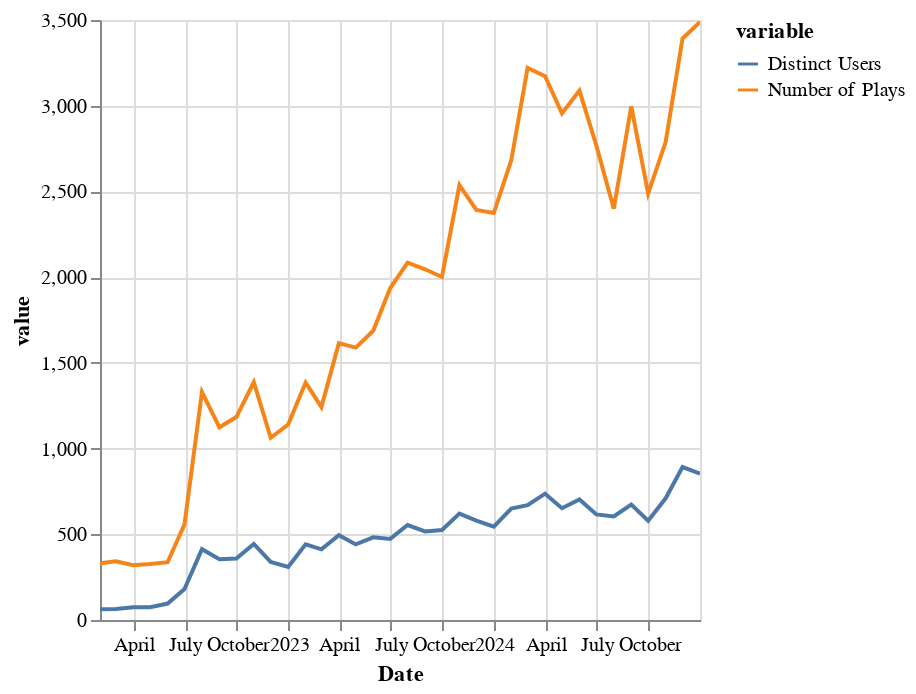

Source (notebook cell):
### Code cell
df.unpivot(
    ['Distinct Users', 'Number of Plays'],
    index='Date'
).plot.line(
    x='Date',
    y='value',
    color='variable'
)

### Figure 1 — Vega-Lite specification as saved in the notebook (floating-point values rounded to 4 significant figures)
{"config": {"view": {"continuousWidth": 300, "continuousHeight": 300}}, "data": {"name": "data-4b20a0650d117f697f4aa673235fc64b"}, "mark": {"type": "line", "tooltip": true}, "encoding": {"color": {"field": "variable", "type": "nominal"}, "x": {"field": "Date", "type": "temporal"}, "y": {"field": "value", "type": "quantitative"}}, "params": [{"name": "param_2", "select": {"type": "interval", "encodings": ["x", "y"]}, "bind": "scales"}], "$schema": "https://vega.github.io/schema/vega-lite/v5.20.1.json", "datasets": {"data-4b20a0650d117f697f4aa673235fc64b": [{"Date": "2024-12-31T00:00:00", "variable": "Distinct Users", "value": 854}, {"Date": "2024-11-30T00:00:00", "variable": "Distinct Users", "value": 892}, {"Date": "2024-10-31T00:00:00", "variable": "Distinct Users", "value": 710}, {"Date": "2024-09-30T00:00:00", "variable": "Distinct Users", "value": 579}, {"Date": "2024-08-31T00:00:00", "variable": "Distinct Users", "value": 673}, {"Date": "2024-07-31T00:00:00", "variable": "Distinct Users", "value": 604}, {"Date": "2024-06-30T00:00:00", "variable": "Distinct Users", "value": 616}, {"Date": "2024-05-31T00:00:00", "variable": "Distinct Users", "value": 703}, {"Date": "2024-04-30T00:00:00", "variable": "Distinct Users", "value": 652}, {"Date": "2024-03-31T00:00:00", "variable": "Distinct Users", "value": 737}, {"Date": "2024-02-29T00:00:00", "variable": "Distinct Users", "value": 670}, {"Date": "2024-01-31T00:00:00", "variable": "Distinct Users", "value": 650}, {"Date": "2023-12-31T00:00:00", "variable": "Distinct Users", "value": 544}, {"Date": "2023-11-30T00:00:00", "variable": "Distinct Users", "value": 580}, {"Date": "2023-10-31T00:00:00", "variable": "Distinct Users", "value": 621}, {"Date": "2023-09-30T00:00:00", "variable": "Distinct Users", "value": 525}, {"Date": "2023-08-31T00:00:00", "variable": "Distinct Users", "value": 517}, {"Date": "2023-07-31T00:00:00", "variable": "Distinct Users", "value": 554}, {"Date": "2023-06-30T00:00:00", "variable": "Distinct Users", "value": 473}, {"Date": "2023-05-31T00:00:00", "variable": "Distinct Users", "value": 482}, {"Date": "2023-04-30T00:00:00", "variable": "Distinct Users", "value": 441}, {"Date": "2023-03-31T00:00:00", "variable": "Distinct Users", "value": 495}, {"Date": "2023-02-28T00:00:00", "variable": "Distinct Users", "value": 412}, {"Date": "2023-01-31T00:00:00", "variable": "Distinct Users", "value": 442}, {"Date": "2022-12-31T00:00:00", "variable": "Distinct Users", "value": 310}, {"Date": "2022-11-30T00:00:00", "variable": "Distinct Users", "value": 339}, {"Date": "2022-10-31T00:00:00", "variable": "Distinct Users", "value": 444}, {"Date": "2022-09-30T00:00:00", "variable": "Distinct Users", "value": 359}, {"Date": "2022-08-31T00:00:00", "variable": "Distinct Users", "value": 354}, {"Date": "2022-07-31T00:00:00", "variable": "Distinct Users", "value": 413}, {"Date": "2022-06-30T00:00:00", "variable": "Distinct Users", "value": 180}, {"Date": "2022-05-31T00:00:00", "variable": "Distinct Users", "value": 96}, {"Date": "2022-04-30T00:00:00", "variable": "Distinct Users", "value": 75}, {"Date": "2022-03-31T00:00:00", "variable": "Distinct Users", "value": 74}, {"Date": "2022-02-28T00:00:00", "variable": "Distinct Users", "value": 64}, {"Date": "2022-01-31T00:00:00", "variable": "Distinct Users", "value": 63}, {"Date": "2024-12-31T00:00:00", "variable": "Number of Plays", "value": 3488}, {"Date": "2024-11-30T00:00:00", "variable": "Number of Plays", "value": 3392}, {"Date": "2024-10-31T00:00:00", "variable": "Number of Plays", "value": 2788}, {"Date": "2024-09-30T00:00:00", "variable": "Number of Plays", "value": 2488}, {"Date": "2024-08-31T00:00:00", "variable": "Number of Plays", "value": 2996}, {"Date": "2024-07-31T00:00:00", "variable": "Number of Plays", "value": 2399}, {"Date": "2024-06-30T00:00:00", "variable": "Number of Plays", "value": 2768}, {"Date": "2024-05-31T00:00:00", "variable": "Number of Plays", "value": 3088}, {"Date": "2024-04-30T00:00:00", "variable": "Number of Plays", "value": 2955}, {"Date": "2024-03-31T00:00:00", "variable": "Number of Plays", "value": 3172}, {"Date": "2024-02-29T00:00:00", "variable": "Number of Plays", "value": 3220}, {"Date": "2024-01-31T00:00:00", "variable": "Number of Plays", "value": 2682}, {"Date": "2023-12-31T00:00:00", "variable": "Number of Plays", "value": 2374}, {"Date": "2023-11-30T00:00:00", "variable": "Number of Plays", "value": 2392}, {"Date": "2023-10-31T00:00:00", "variable": "Number of Plays", "value": 2537}, {"Date": "2023-09-30T00:00:00", "variable": "Number of Plays", "value": 2001}, {"Date": "2023-08-31T00:00:00", "variable": "Number of Plays", "value": 2046}, {"Date": "2023-07-31T00:00:00", "variable": "Number of Plays", "value": 2084}, {"Date": "2023-06-30T00:00:00", "variable": "Number of Plays", "value": 1935}, {"Date": "2023-05-31T00:00:00", "variable": "Number of Plays", "value": 1687}, {"Date": "2023-04-30T00:00:00", "variable": "Number of Plays", "value": 1589}, {"Date": "2023-03-31T00:00:00", "variable": "Number of Plays", "value": 1615}, {"Date": "2023-02-28T00:00:00", "variable": "Number of Plays", "value": 1242}, {"Date": "2023-01-31T00:00:00", "variable": "Number of Plays", "value": 1385}, {"Date": "2022-12-31T00:00:00", "variable": "Number of Plays", "value": 1140}, {"Date": "2022-11-30T00:00:00", "variable": "Number of Plays", "value": 1063}, {"Date": "2022-10-31T00:00:00", "variable": "Number of Plays", "value": 1387}, {"Date": "2022-09-30T00:00:00", "variable": "Number of Plays", "value": 1184}, {"Date": "2022-08-31T00:00:00", "variable": "Number of Plays", "value": 1124}, {"Date": "2022-07-31T00:00:00", "variable": "Number of Plays", "value": 1330}, {"Date": "2022-06-30T00:00:00", "variable": "Number of Plays", "value": 558}, {"Date": "2022-05-31T00:00:00", "variable": "Number of Plays", "value": 337}, {"Date": "2022-04-30T00:00:00", "variable": "Number of Plays", "value": 327}, {"Date": "2022-03-31T00:00:00", "variable": "Number of Plays", "value": 320}, {"Date": "2022-02-28T00:00:00", "variable": "Number of Plays", "value": 342}, {"Date": "2022-01-31T00:00:00", "variable": "Number of Plays", "value": 331}]}}
